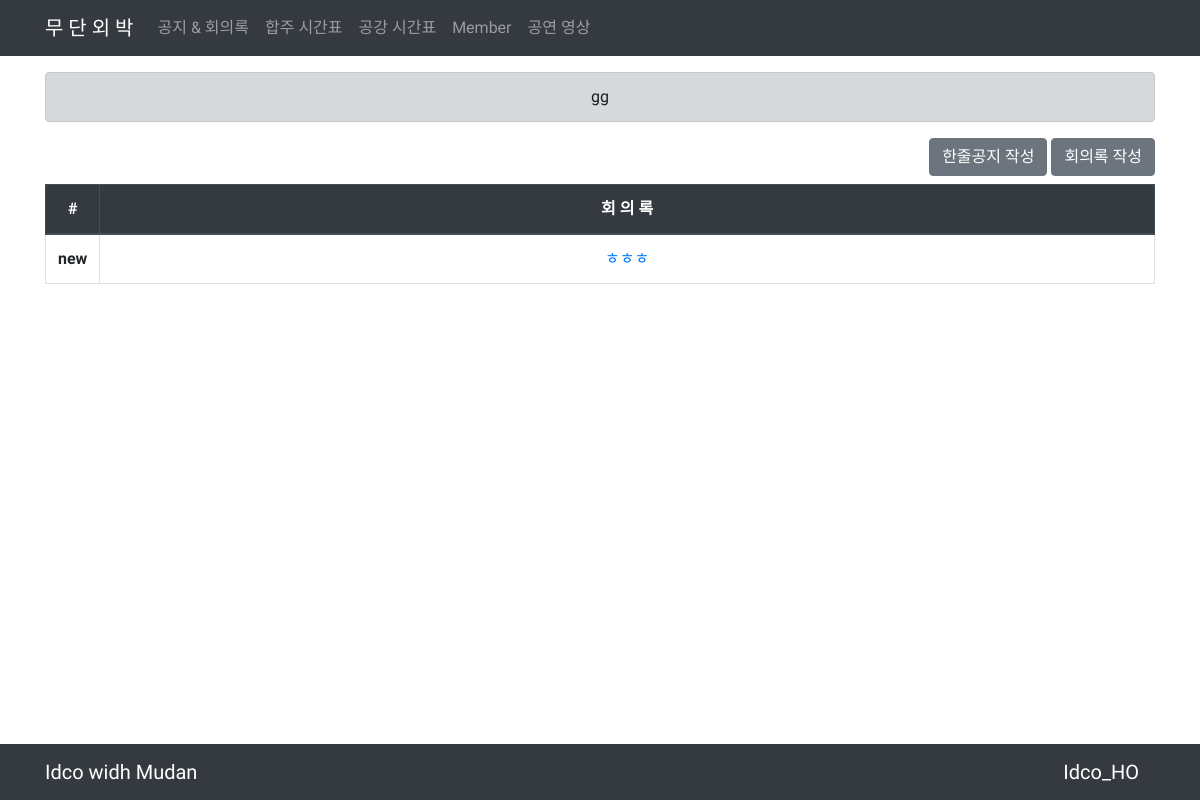
The app's page /, older data.
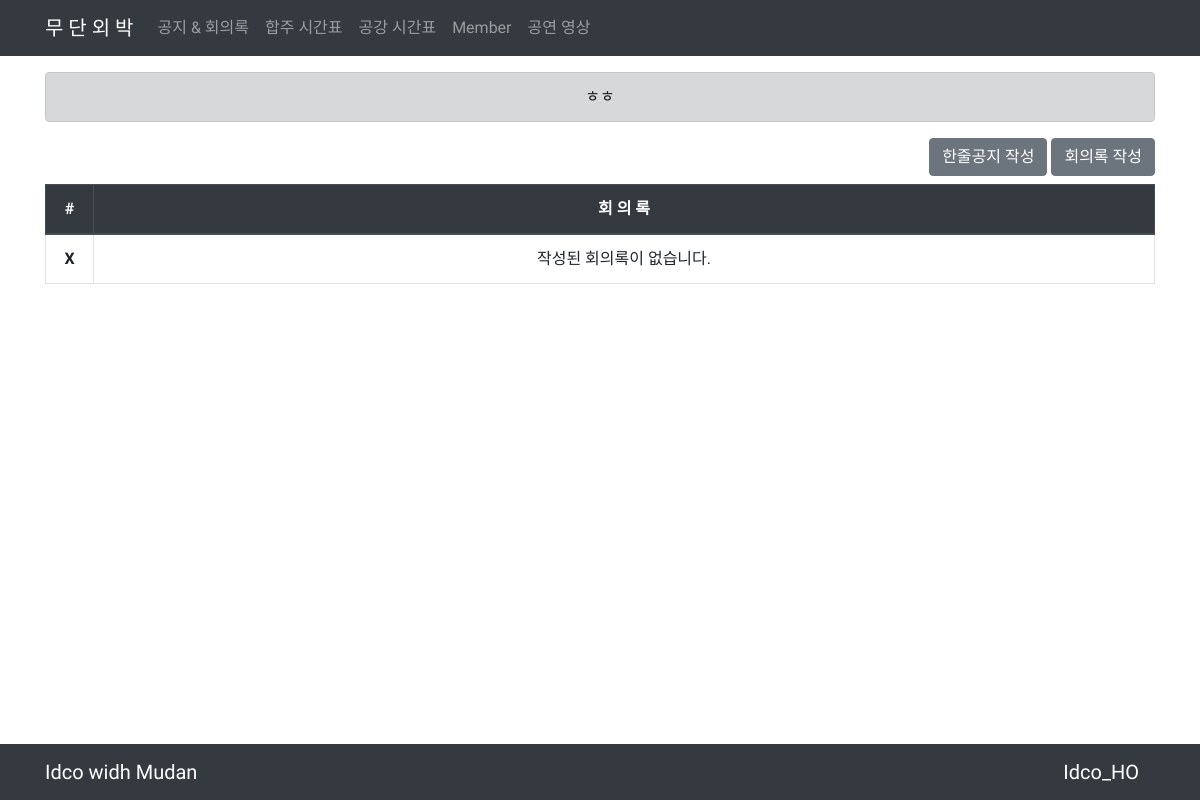
The same page, newer data.
### notices/models.py (models this page shows)
class Onenotice(models.Model):
    content = models.CharField(max_length=20)

class Notice(models.Model):
    title = models.CharField(max_length=20)
    name = models.CharField(max_length=10)
    content = models.TextField()

### notices/views.py (the view)
# urls.py: path('', views.list, name='list'),
def list(request):
    notices = Notice.objects.all().order_by('-pk')
    onenotice = get_object_or_404(Onenotice, pk=1)
    context = {'notices':notices, 'onenotice':onenotice}
    return render(request, 'notices/list.html', context)

### notices/templates/notices/list.html (shortened to what this page needs)
{% extends 'base.html' %}
{% block body %}
<div class="container">
    <div class="d-flex flex-row-reverse">
        <a href="{% url 'notices:create' %}" class="btn btn-secondary">회의록 작성</a>
        <button type="button" class="btn btn-secondary mr-1" data-toggle="modal" data-target="#onenotice">
          한줄공지 작성
        </button>
    </div>
    <table class="table table-hover table-bordered text-center mt-2">
        <thead class="thead-dark">
            <tr>
            <th scope="col" style="width: 3rem;">#</th>
            <th scope="col" >회 의 록</th>
            </tr>
        </thead>
        <tbody>
            {% if notices %}
            {% for notice in notices %}
            <tr>
            <th scope="row">{% if forloop.counter == forloop.first %}new{% else %}{{ forloop.counter }}{% endif %}</th>
            <td><a href="{% url 'notices:detail' notice.pk %}">{{ notice.title }}</a></td>
            </tr>
            {% endfor %}
            {% else %}
            <tr>
                <th>
                    X
                </th>
                <td>
                    작성된 회의록이 없습니다.
                </td>
            </tr>
            {% endif %}
        </tbody>
    </table>
</div>
{% endblock %}

### mudan_web/templates/base.html (shortened to what this page needs)
<!DOCTYPE html>
<html lang="en">
<head>
    <link rel="stylesheet" href="https://stackpath.bootstrapcdn.com/bootstrap/4.3.1/css/bootstrap.min.css">
    <link rel="stylesheet" href="https://use.fontawesome.com/releases/v5.8.2/css/all.css">
</head>
<body>
    <nav class="sticky-top navbar navbar-dark bg-dark navbar-expand-lg navbar-light bg-light mb-3">
        <div class="container">
            <a class="navbar-brand" href="#">무 단 외 박</a>
            <div class="collapse navbar-collapse" id="navbarNavAltMarkup">
                <div class="navbar-nav">
                <a class="nav-item nav-link {% if app_name == 'notices' %}active{% endif %}" href="{% url 'notices:list' %}">공지 & 회의록</a>
                <a class="nav-item nav-link {% if request.path == '/notices/'%}active{% endif %}" href="{% url 'worktimes:list' %}">합주 시간표</a>
                <a class="nav-item nav-link {% if request.path == '/notices/'%}active{% endif %}" href="{% url 'freetimes:list' %}">공강 시간표</a>
                <a class="nav-item nav-link {% if request.path == '/members/'%}active{% endif %}" href="{% url 'members:list' %}">Member</a>
                <a class="nav-item nav-link {% if request.path == '/videos/'%}active{% endif %}" href="{% url 'videos:list' %}">공연 영상</a>
            </div>
        </div>
    </nav>
    <div class="container">
        <div class="alert alert-dark text-center" role="alert">
            {{ onenotice.content }}
        </div>
    </div>
    {% block body %}
    {% endblock %}
    <div class="mb-5 pb-5"></div>
    <div class="fixed-bottom">
        <nav class="navbar navbar-dark bg-dark">
            <div class="container">
                <div class="navbar-brand">Idco widh Mudan</div>
                <div class="navbar-brand">Idco_HO</div>
            </div>
        </nav>
    </div>
</body>
</html>

Row changes from the older to the newer data that the page shows:
removed Notice: title "ㅎㅎㅎ"
changed Onenotice: content "gg" → "ㅎㅎ"
Text that changed along with them:
text now shown: "X 작성된 회의록이 없습니다."
